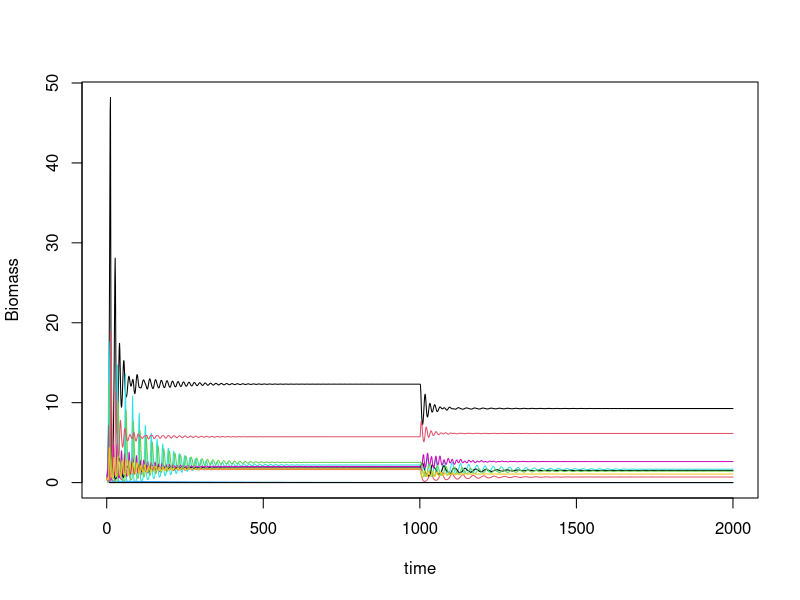

Write R code to recreate this figure.
set.seed(4321)

library(deSolve)
library(tidyr)
library(MASS)

# Make it easy to change throughout
# TODO make it functions
nsp <- 10
C <- 0.1
maxt <- 1000

# params: food web, b
fw.model <- function (t, B, params) {
  with(as.list(c(B, params)), {
    B[B < 10^-8] <- 0 # prevent numerical problems
    dBdt <- t(r + fw %*% B)*B
    list(dBdt)
  })
}

# need a function that creates realistic interaction matrix
make_metaweb <- function(S, C){
  A <- matrix(0, nrow = S, ncol = S)
  n_possible_ints <- (S*(S-1))/2
  n_ints <- round(n_possible_ints* 2 * C)
  ints <- sample(c(1:n_possible_ints), n_ints)
  A[upper.tri(A)][ints] <- 1
  return(A)
}

metaweb <- make_metaweb(nsp, C) # web of static and binary interactions

nonbasal_sp <- which(colSums(metaweb) != 0)

# growth rate positive for basal species
r <- runif(nsp, 0.25, 0.75)
# negative growth rate for non basal
r[nonbasal_sp] <- runif(length(nonbasal_sp), -0.5, 0)

efficiency <- 0.5
FW <- metaweb * runif(nsp^2, -0.5, 0)
FW <- FW - t(FW) * efficiency
diag(FW) <- runif(nsp, -0.01, 0)

parms <- list(fw = FW, r = r)

simulate_dynamics_c <- function(parms, maxt, model, init_biomass = runif(length(parms$r))){
  t <- 0 
  nsp <- length(parms$r)
  out <- matrix(c(0, init_biomass), ncol=nsp+1)
  colnames(out) <- c("time", as.character(1:nsp))
  times <- seq(from=1, to=maxt)
  out <- rbind(out[-nrow(out),],
                ode(
                func=fw.model,
                y=init_biomass,
                times=times,
                parms=parms
                ) %>%
                 as.data.frame())
    return(out)
}
pre_perturb <- simulate_dynamics_c(parms, maxt, fw.model)

# C matrix: correlation in how b changes
# coherence: correlation between C and FW
delta_r <- rnorm(nsp, 0, 0.1)
# C <- delta_r %*% t(delta_r)
new_r <- r + delta_r
parms$r <- new_r

equil <- as.numeric(pre_perturb[nrow(pre_perturb),-1])
post_perturb <- simulate_dynamics_c(parms, maxt, fw.mode, init_biomass = equil)

out <- rbind(pre_perturb, post_perturb)


plot_dynamic <- function(out){
  plot(y = out[,2], x = 1:nrow(out), type = "l", ylim = c(0, max(out[,c(2:ncol(out))])), xlab = "time", ylab = "Biomass")
  cols <- sample(1:ncol(out))
  for (i in 3:ncol(out)){
    lines(y = out[,i], x = 1:nrow(out), col = cols[i])
  }
}
plot_dynamic(out)

compute_NC <- function(A, delta_r){
  A_inv <- ginv(A)
  NC <- c()
  for (i in c(1:length(delta_r))){
    NC <- c(NC, cor(A_inv[-i,i], delta_r[-i]))
  }
  return(NC)
}

delta_prod <- sum(out[nrow(out),-1]) - sum(equil)

# # To see
# compute_NC <- function(A, C) {
#   pc_A <- dudi.pco(as.dist(A), scannf = FALSE, full = TRUE)
#   pc_C <- dudi.pco(as.dist(C), scannf = FALSE, full = TRUE)
#   procrustes_result <- protest(pc_A, pc_C)
#   return(procrustes_result$ss)
# }
# 
# C <- FW + rnorm(nrow(FW)*ncol(FW), mean = 0, sd = 0.1)
# 
# A <- t(as.matrix(as.dist(C)))
# diag(A) <- diag(C)
# compute_NC(FW, A)
# 
# cor(as.vector(C), as.vector(FW))
# cor(as.vector(A), as.vector(FW))
